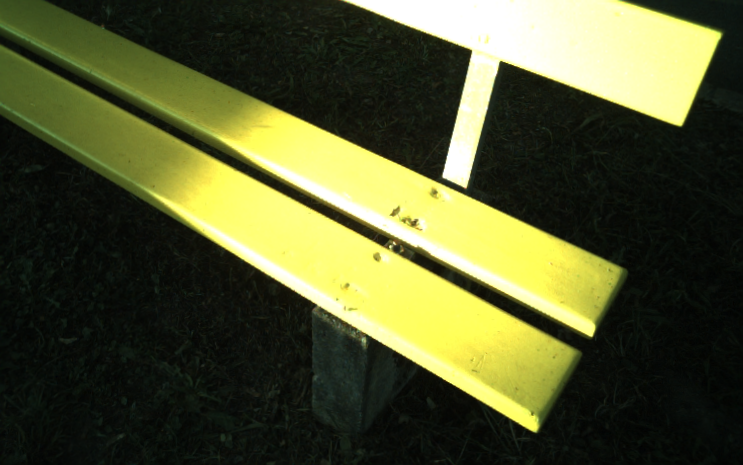
#> input picture bench_images_cornerDet/b2.png, 743 x 465 px
$ python corner_det.py
#> lines starting #> are read from the running program, lines starting #| are printed output that depends on the picture
import cv2
from skimage.io import imread
from scipy.ndimage import convolve, shift, label
from scipy import signal
from matplotlib import pyplot as plt
from ipywidgets import interactive
from IPython.display import display
import matplotlib as mpl
import numpy as np

mpl.rc('image', cmap='gray')  # tell matplotlib to use gray shades for grayscale images

test_im = np.array(imread("bench_images_cornerDet/b2.png", as_gray=True), dtype=float)  # image is floating point 0.0 to 1.0!
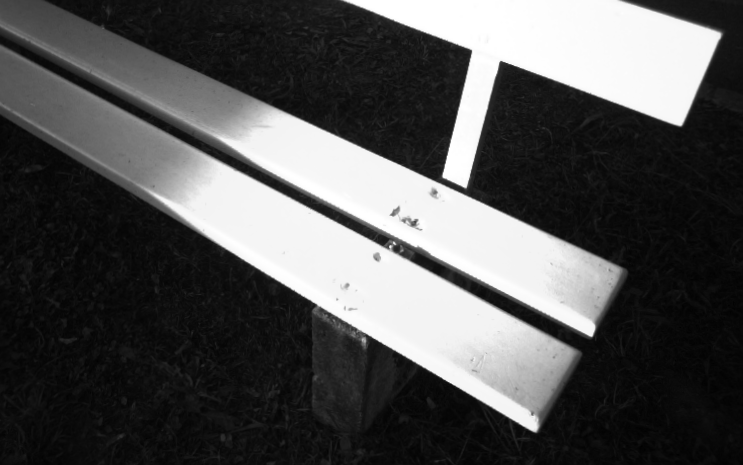
#> test_im: shape (465, 743) float64; min 0.00309, max 1, mean 0.323
height, width = test_im.shape
#> height = 465; width = 743
test_im = cv2.resize(test_im, (60, 40), cv2.INTER_LINEAR)
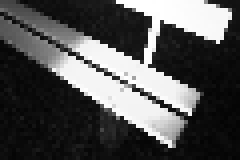
#> test_im: shape (40, 60) float64 (shown 4 times larger); min 0.0163, max 1, mean 0.324
print("Test image shape: ", test_im.shape)
#| Test image shape:  (40, 60)
print("test image tape: ", type(test_im))
#| test image tape:  <class 'numpy.ndarray'>
test_im = test_im.astype(np.float32)
print("type of testim:", type(test_im))
#| type of testim: <class 'numpy.ndarray'>
plt.imshow(test_im)
#> (this line was passed over: IPython is not available in this run)
plt.show()


def get_sobel_kernels():
    kernel_x = np.array([[-1, 0, 1], [-2, 0, 2], [-1, 0, 1]])
    kernel_y = np.array([[-1, -2, -1], [0, 0, 0], [1, 2, 1]])
    return kernel_x, kernel_y


def gaussian_filter(size, sigma):
    x, y = np.mgrid[-size//2 + 1:size//2 + 1, -size//2 + 1:size//2 + 1]
    g = np.exp(-((x**2 + y**2)/(2.0*sigma**2)))
    return g/g.sum()


def getcorners( img, k):

    # Get Sobel kernels
#> called with k = 0.04
    sobel_kernel_x, sobel_kernel_y = get_sobel_kernels()
    # Compute gradients using Sobel operator
    grad_x = cv2.filter2D(img, ddepth=-1, kernel=sobel_kernel_x)
    grad_y = cv2.filter2D(img, ddepth=-1, kernel=sobel_kernel_y)
    #grad_y = signal.convolve2d(img, sobel_kernel_y, boundary="fill", mode="same")

    # Compute products of derivatives
    Ixx = grad_x * grad_x
    Iyy = grad_y * grad_y
    Ixy = grad_x * grad_y

    # Apply Gaussian filter to the products of derivatives
    kernel_size = 3
    # Gaussian Kernel
    G = np.array([
    [1, 2, 1],
    [2, 4, 2],
    [1, 2, 1]])/16
    sigma = 1
    Ixx = cv2.filter2D(Ixx, ddepth=-1, kernel=G)
    Iyy = cv2.filter2D(Iyy, ddepth=-1, kernel=G)
    Ixy = cv2.filter2D(Ixy, ddepth=-1, kernel=G)
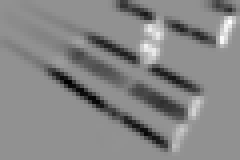
#> Ixy: shape (40, 60) float32 (shown 4 times larger); min -4.59, max 3.44, mean -0.364; drawn with min black and max white

    # Compute the Harris response
    det_M = Ixx * Iyy - Ixy * Ixy
    trace_M = Ixx + Iyy
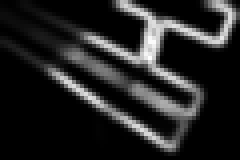
#> trace_M: shape (40, 60) float32 (shown 4 times larger); min 6.99e-06, max 11.49, mean 1.61; drawn with min black and max white
    harris_response = det_M - k * (trace_M * trace_M)
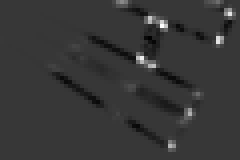
#> harris_response: shape (40, 60) float32 (shown 4 times larger); min -4.03, max 14.52, mean -0.00994; drawn with min black and max white
    return harris_response
    # Threshold the Harris response to detect corners
    #harris_threshold = threshold * harris_response.max()
    #corners = harris_response > harris_threshold
    #
   #
    #return {"corners": corners, "harris_response": harris_response}

def get_harris_corners(image, k):
    R = getcorners(image, k)

    # find centroids
    ret, labels, stats, centroids = cv2.connectedComponentsWithStats(np.uint8(R > 1e-2))
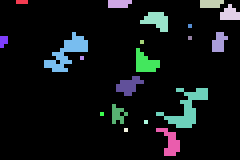
#> labels: shape (40, 60) int32 (shown 4 times larger); 21 distinct labels, from 0 to 20; one colour per label, 0 black
#> ret = 21; stats = 21 rows, first 6: [0, 0, 60, 40, 2145], [4, 0, 3, 1, 3], [27, 0, 6, 2, 11], [50, 0, 6, 2, 11], [55, 1, 5, 4, 14], [35, 3, 7, 5, 22]; centroids = 21 rows, first 8: [28.72, 19.88], [5, 0], [29.27, 0.455], [52.27, 0.455], [57, 3], [38.73, 4.68], [47, 6], [0.4, 9.8]
    # define the criteria to stop and refine the corners
    criteria = (cv2.TERM_CRITERIA_EPS + cv2.TERM_CRITERIA_MAX_ITER, 100, 0.001)
    return cv2.cornerSubPix(image, np.float32(centroids), (9,9), (-1,-1), criteria)


#test_im /= test_im.max()
corners = get_harris_corners(test_im, 0.04)
#> corners = 21 rows, first 8: [33.35, 19.15], [5, 0], [29.27, 0.455], [55.87, 7.36], [55.87, 7.36], [38.39, 6.43], [38.39, 6.43], [0.4, 9.8]

image_out = np.dstack((test_im , test_im, test_im))
print(type(corners))
#| <class 'numpy.ndarray'>
for(x,y) in corners:
    x=np.round(x).astype(int)
    y = np.round(y).astype(int)
    cv2.circle(image_out, (x, y), radius=3, color=(0, 255, 0), thickness=-1)
#> this loop made 21 passes
#> (x, y) on passes 1 to 12: (33, 19), (5, 0), (29, 0), (56, 7), (56, 7), (38, 6), (38, 6), (0, 10), (13, 12), (38, 6), (56, 7), (34, 19)
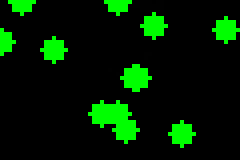
#> image_out: shape (40, 60, 3) float32 (shown 4 times larger); mean of channels 0, 1, 2 0.3, 30.1, 0.3; drawn as R, G, B
print("image is: ")
plt.imshow(image_out)
#> (this line was passed over: IPython is not available in this run)
plt.show()

$ run again, with bench_images_cornerDet/b1.png copied over bench_images_cornerDet/b2.png
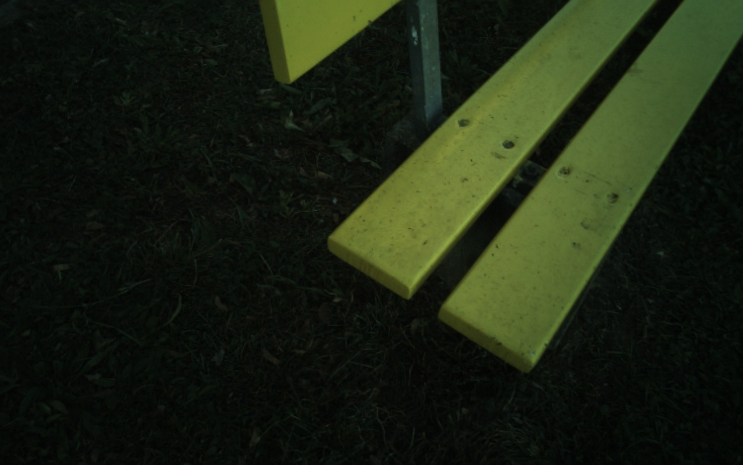
#> input picture bench_images_cornerDet/b1.png, 743 x 465 px
#| Test image shape:  (40, 60)
#| test image tape:  <class 'numpy.ndarray'>
#| type of testim: <class 'numpy.ndarray'>
#> in get_harris_corners, `ret, labels, stats, centroids = cv2.connectedComponentsWithStats(np.ui..`:
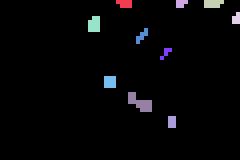
#> labels: shape (40, 60) int32 (shown 4 times larger); 11 distinct labels, from 0 to 10; one colour per label, 0 black
#> ret = 11; stats = [[0, 0, 60, 40, 2321], [29, 0, 4, 2, 7], [44, 0, 3, 2, 5], [51, 0, 5, 2, 9], [58, 3, 2, 3, 5], [22, 4, 3, 4, 11], [34, 7, 3, 4, 6], [40, 12, 3, 3, 4], [26, 19, 3, 3, 9], [32, 23, 6, 5, 17], [42, 29, 2, 3, 6]]; centroids = [[29.25, 19.74], [30.71, 0.429], [44.8, 0.4], [52.78, 0.444], [58.6, 4.2], [23.09, 5.64], [35, 8.5], [41, 12.75], [27, 20], [34.53, 25.24], [42.5, 30]]
#> corners = [[32.29, 24.43], [30.71, 0.429], [52.05, 2.64], [52.05, 2.64], [52.05, 2.64], [23.09, 5.64], [35, 8.5], [41, 12.75], [32.29, 24.43], [32.29, 24.43], [42.5, 30]]
#| <class 'numpy.ndarray'>
#> the loop `for(x,y) in corners:` made 11 passes
#> (x, y) on passes 1 to 8: (32, 24), (31, 0), (52, 3), (52, 3), (52, 3), (23, 6), (35, 8), (41, 13)
#> after the loop `for(x,y) in corners:`:
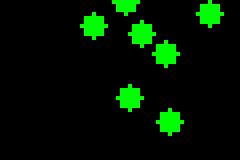
#> image_out: shape (40, 60, 3) float32 (shown 4 times larger); mean of channels 0, 1, 2 0.1, 20.5, 0.1; drawn as R, G, B

$ run again, with bench_images_cornerDet/b4.png copied over bench_images_cornerDet/b2.png
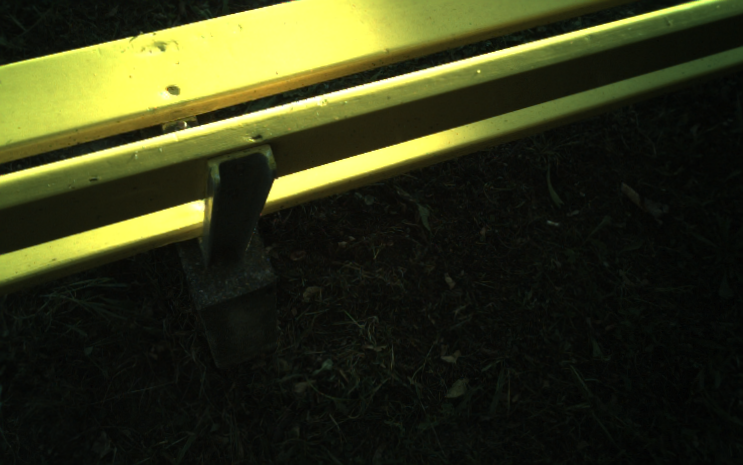
#> input picture bench_images_cornerDet/b4.png, 743 x 465 px
#| Test image shape:  (40, 60)
#| test image tape:  <class 'numpy.ndarray'>
#| type of testim: <class 'numpy.ndarray'>
#> labels: shape (40, 60) int32; 15 distinct labels, from 0 to 14
#> ret = 15; stats = 15 rows, first 6: [0, 0, 60, 40, 2090], [16, 0, 7, 2, 13], [29, 0, 31, 8, 98], [0, 3, 9, 4, 16], [7, 2, 1, 1, 1], [14, 3, 1, 1, 1]; centroids = 15 rows, first 8: [29.94, 21.16], [19, 0.462], [44.52, 2.74], [4, 5], [7, 2], [14, 3], [31, 2.33], [13, 7]
#> corners = 15 rows, first 8: [29.94, 21.16], [19, 0.462], [53.48, 1.75], [6.41, 8.52], [6.4, 8.52], [14, 3], [31, 2.33], [20.22, 12.93]
#| <class 'numpy.ndarray'>
#> the loop `for(x,y) in corners:` made 15 passes
#> (x, y) on passes 1 to 8: (30, 21), (19, 0), (53, 2), (6, 9), (6, 9), (14, 3), (31, 2), (20, 13)
#> after the loop `for(x,y) in corners:`:
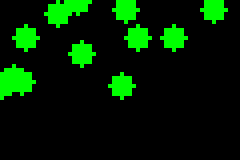
#> image_out: shape (40, 60, 3) float32 (shown 4 times larger); mean of channels 0, 1, 2 0.2, 32, 0.2; drawn as R, G, B
